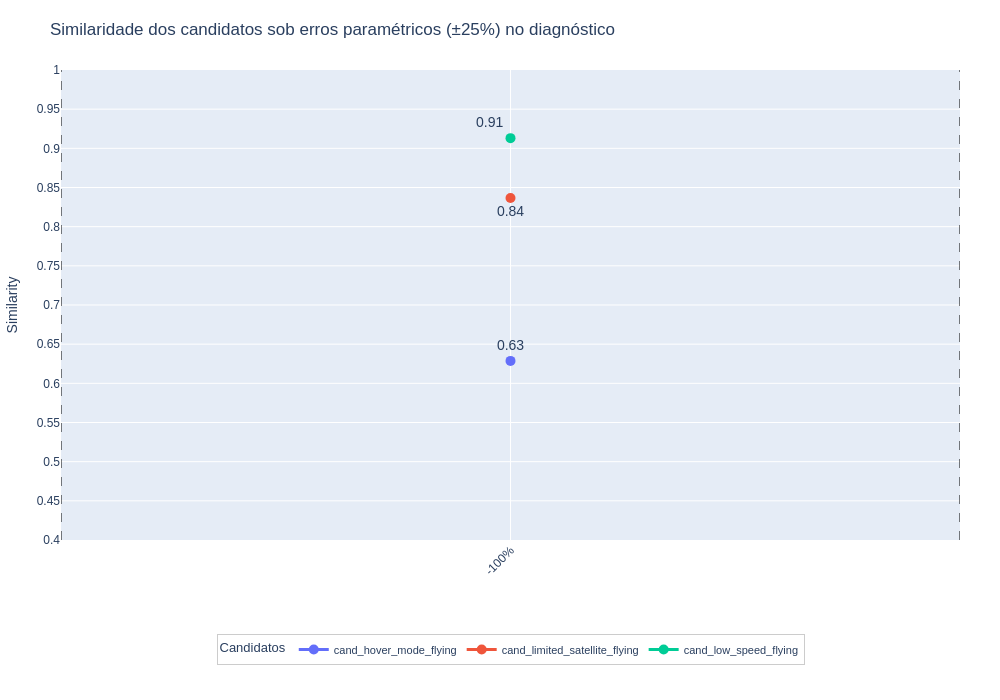

This figure's notebook cell:
### Code cell
import pandas as pd
import plotly.graph_objects as go

# Ordem dos diagnósticos no eixo X:
diagnosis_order = [
    "diagnosed_minus_100",
    "diagnosed_minus_75",
    "diagnosed_minus_50",
    "diagnosed_minus_25",
    "diagnosed_baseline",
    "diagnosed_plus_25",
    "diagnosed_plus_50",
    "diagnosed_plus_75",
    "diagnosed_plus_100",
]

# Rótulos bonitos para o eixo X (erro percentual)
error_labels = [
    "-100%", "-75%", "-50%", "-25%",
    "0%",
    "+25%", "+50%", "+75%", "+100%",
]

# Pivot: linhas = candidatos, colunas = diagnósticos, valores = similaridade
df_pivot = df.pivot(
    index="candidate_name",
    columns="diagnosed_name",
    values="similarity_result"
)

# Garante que só usamos as colunas na ordem desejada e que existem no df
cols_present = [col for col in diagnosis_order if col in df_pivot.columns]
df_pivot = df_pivot[cols_present]

fig = go.Figure()

# Posições alternadas para os textos de cada candidato (pra reduzir sobreposição)
positions = ["top center", "bottom center", "top left", "bottom left"]

# Controle de valores já rotulados por coluna (x)
# chave: nome da coluna, valor: conjunto de valores de similaridade já usados em label
seen_values = {col: set() for col in df_pivot.columns}

for i, cand in enumerate(df_pivot.index):
    similarity_vals = df_pivot.loc[cand].values

    texts_for_trace = []
    for col, val in zip(df_pivot.columns, similarity_vals):
        val_rounded = round(val, 2)  # mesma precisão do label

        # se esse valor já foi usado nessa coluna, não mostra label
        if val_rounded in seen_values[col]:
            texts_for_trace.append("")  # texto vazio -> sem rótulo
        else:
            texts_for_trace.append(f"{val_rounded:.2f}")
            seen_values[col].add(val_rounded)

    fig.add_trace(go.Scatter(
        x=df_pivot.columns,
        y=similarity_vals,
        mode='lines+markers+text',
        name=str(cand),
        line=dict(width=3),
        marker=dict(size=10),
        text=texts_for_trace,
        textposition=positions[i % len(positions)],
        textfont=dict(size=14),
    ))

# Índice do baseline na ordem efetivamente usada
baseline_name = "diagnosed_baseline"
if baseline_name in df_pivot.columns:
    baseline_idx = df_pivot.columns.tolist().index(baseline_name)

    fig.add_vline(
        x=baseline_idx - 0.48,
        line_width=1,
        line_dash="dash",
        line_color="black",
        opacity=0.5,
        layer='above'
    )
    fig.add_vline(
        x=baseline_idx + 0.48,
        line_width=1,
        line_dash="dash",
        line_color="black",
        opacity=0.5,
        layer='above'
    )

fig.update_layout(
    title='Similaridade dos candidatos sob erros paramétricos (±25%) no diagnóstico',
    yaxis=dict(
        title='Similarity',
        range=[0.4, 1],
        dtick=0.05
    ),
    xaxis=dict(
        tickangle=-45,
        categoryorder='array',
        categoryarray=df_pivot.columns.tolist(),
        tickvals=df_pivot.columns.tolist(),
        ticktext=error_labels[:len(df_pivot.columns)]
    ),
    width=1000,
    height=700,
    legend=dict(
        title="Candidatos",
        orientation="h",
        xanchor="center", x=0.5,
        yanchor="top",    y=-0.20,
        bgcolor="rgba(255,255,255,0.95)",
        bordercolor="#ccc",
        borderwidth=1,
        font=dict(size=11)
    ),
    margin=dict(l=40, r=40, t=70, b=160),
    font=dict(
        family="Arial",
        size=12
    )
)

fig.show()

### Figure 1 — Plotly figure (JSON) as saved in the notebook; plotly's stock layout.template omitted (floating-point values rounded to 4 significant figures)
{"data": [{"line": {"width": 3}, "marker": {"size": 10}, "mode": "lines+markers+text", "name": "cand_hover_mode_flying", "text": ["0.63"], "textfont": {"size": 14}, "textposition": "top center", "type": "scatter", "x": ["diagnosed_baseline"], "y": [0.6286]}, {"line": {"width": 3}, "marker": {"size": 10}, "mode": "lines+markers+text", "name": "cand_limited_satellite_flying", "text": ["0.84"], "textfont": {"size": 14}, "textposition": "bottom center", "type": "scatter", "x": ["diagnosed_baseline"], "y": [0.8367]}, {"line": {"width": 3}, "marker": {"size": 10}, "mode": "lines+markers+text", "name": "cand_low_speed_flying", "text": ["0.91"], "textfont": {"size": 14}, "textposition": "top left", "type": "scatter", "x": ["diagnosed_baseline"], "y": [0.913]}], "layout": {"font": {"family": "Arial", "size": 12}, "height": 700, "legend": {"bgcolor": "rgba(255,255,255,0.95)", "bordercolor": "#ccc", "borderwidth": 1, "font": {"size": 11}, "orientation": "h", "title": {"text": "Candidatos"}, "x": 0.5, "xanchor": "center", "y": -0.2, "yanchor": "top"}, "margin": {"b": 160, "l": 40, "r": 40, "t": 70}, "shapes": [{"layer": "above", "line": {"color": "black", "dash": "dash", "width": 1}, "opacity": 0.5, "type": "line", "x0": -0.48, "x1": -0.48, "xref": "x", "y0": 0, "y1": 1, "yref": "y domain"}, {"layer": "above", "line": {"color": "black", "dash": "dash", "width": 1}, "opacity": 0.5, "type": "line", "x0": 0.48, "x1": 0.48, "xref": "x", "y0": 0, "y1": 1, "yref": "y domain"}], "title": {"text": "Similaridade dos candidatos sob erros paramétricos (±25%) no diagnóstico"}, "width": 1000, "xaxis": {"categoryarray": ["diagnosed_baseline"], "categoryorder": "array", "tickangle": -45, "ticktext": ["-100%"], "tickvals": ["diagnosed_baseline"]}, "yaxis": {"dtick": 0.05, "range": [0.4, 1], "title": {"text": "Similarity"}}}}
